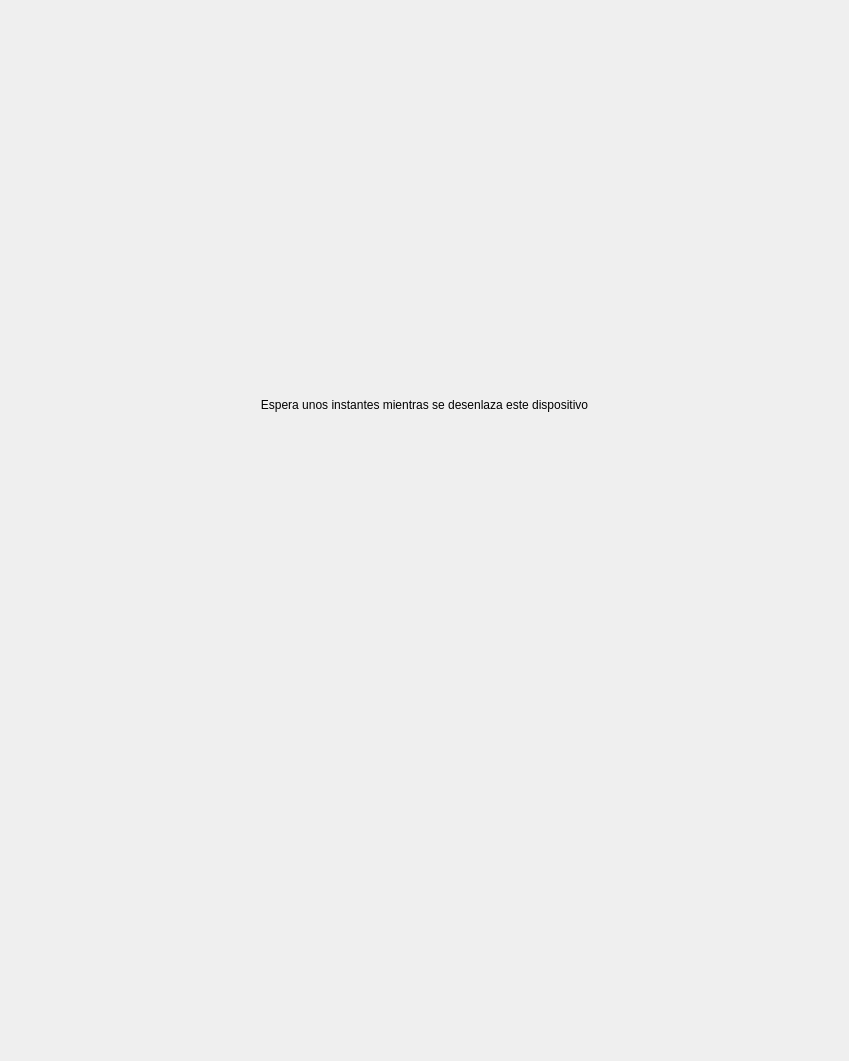
<?xml version="1.0" encoding="UTF-8"?>
<ui version="4.0">
 <class>waitingOverlay</class>
 <widget class="QWidget" name="waitingOverlay">
  <property name="geometry">
   <rect>
    <x>0</x>
    <y>0</y>
    <width>849</width>
    <height>1061</height>
   </rect>
  </property>
  <property name="sizePolicy">
   <sizepolicy hsizetype="Expanding" vsizetype="Expanding">
    <horstretch>0</horstretch>
    <verstretch>0</verstretch>
   </sizepolicy>
  </property>
  <property name="minimumSize">
   <size>
    <width>0</width>
    <height>0</height>
   </size>
  </property>
  <property name="maximumSize">
   <size>
    <width>1072</width>
    <height>1448</height>
   </size>
  </property>
  <property name="windowTitle">
   <string>Form</string>
  </property>
  <property name="styleSheet">
   <string notr="true" />
  </property>
  <widget class="QWidget" name="overlayCont" native="true">
   <property name="geometry">
    <rect>
     <x>0</x>
     <y>0</y>
     <width>849</width>
     <height>1061</height>
    </rect>
   </property>
   <property name="minimumSize">
    <size>
     <width>600</width>
     <height>750</height>
    </size>
   </property>
   <layout class="QHBoxLayout" name="horizontalLayout">
    <item>
     <widget class="QWidget" name="spinnerCont" native="true">
      <property name="minimumSize">
       <size>
        <width>470</width>
        <height>200</height>
       </size>
      </property>
      <property name="maximumSize">
       <size>
        <width>665</width>
        <height>283</height>
       </size>
      </property>
      <layout class="QVBoxLayout" name="verticalLayout">
       <item>
        <widget class="QLabel" name="waittingDevicesLbl">
         <property name="text">
          <string>Espera unos instantes mientras se desenlaza este dispositivo</string>
         </property>
         <property name="alignment">
          <set>Qt::AlignHCenter|Qt::AlignTop</set>
         </property>
         <property name="wordWrap">
          <bool>true</bool>
         </property>
         <property name="indent">
          <number>0</number>
         </property>
        </widget>
       </item>
       <item>
        <widget class="QLabel" name="spinerLbl">
         <property name="text">
          <string />
         </property>
        </widget>
       </item>
      </layout>
     </widget>
    </item>
   </layout>
  </widget>
 </widget>
 <resources />
 <connections />
</ui>
